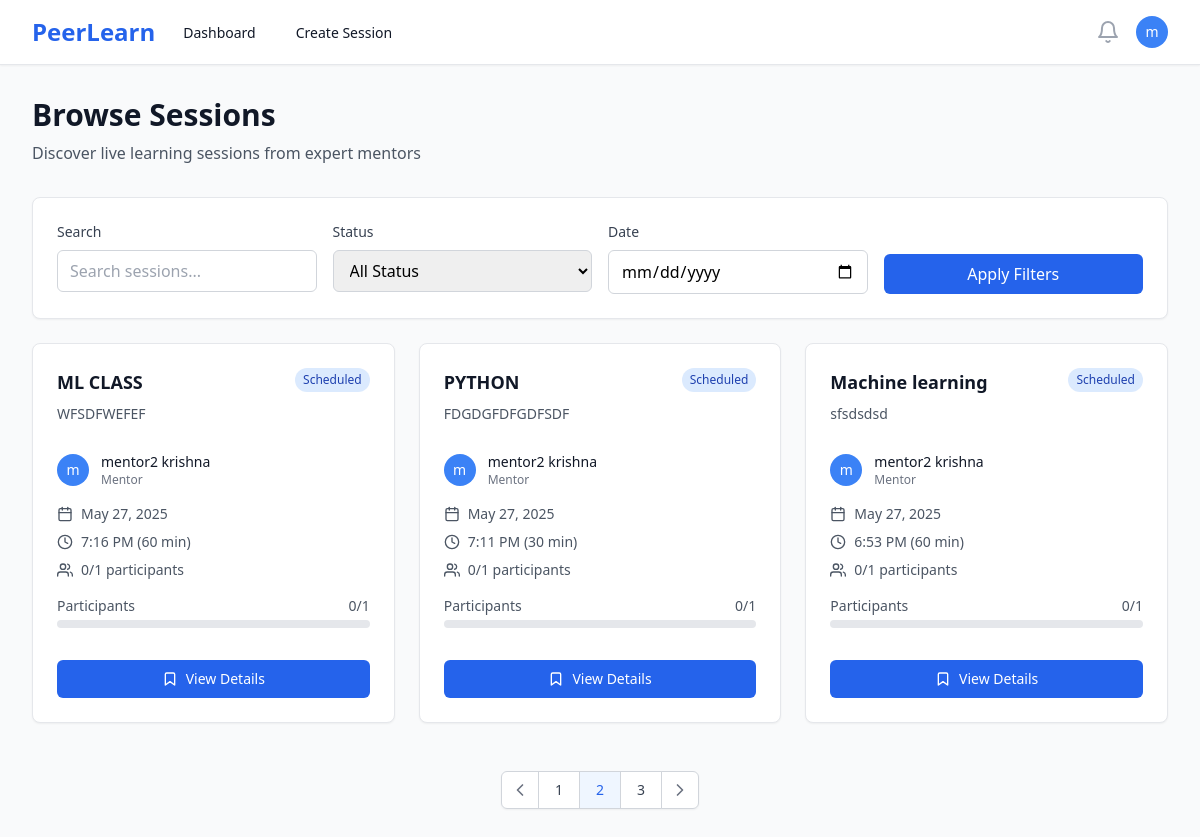
The app's page /sessions/ (signed in), older data.
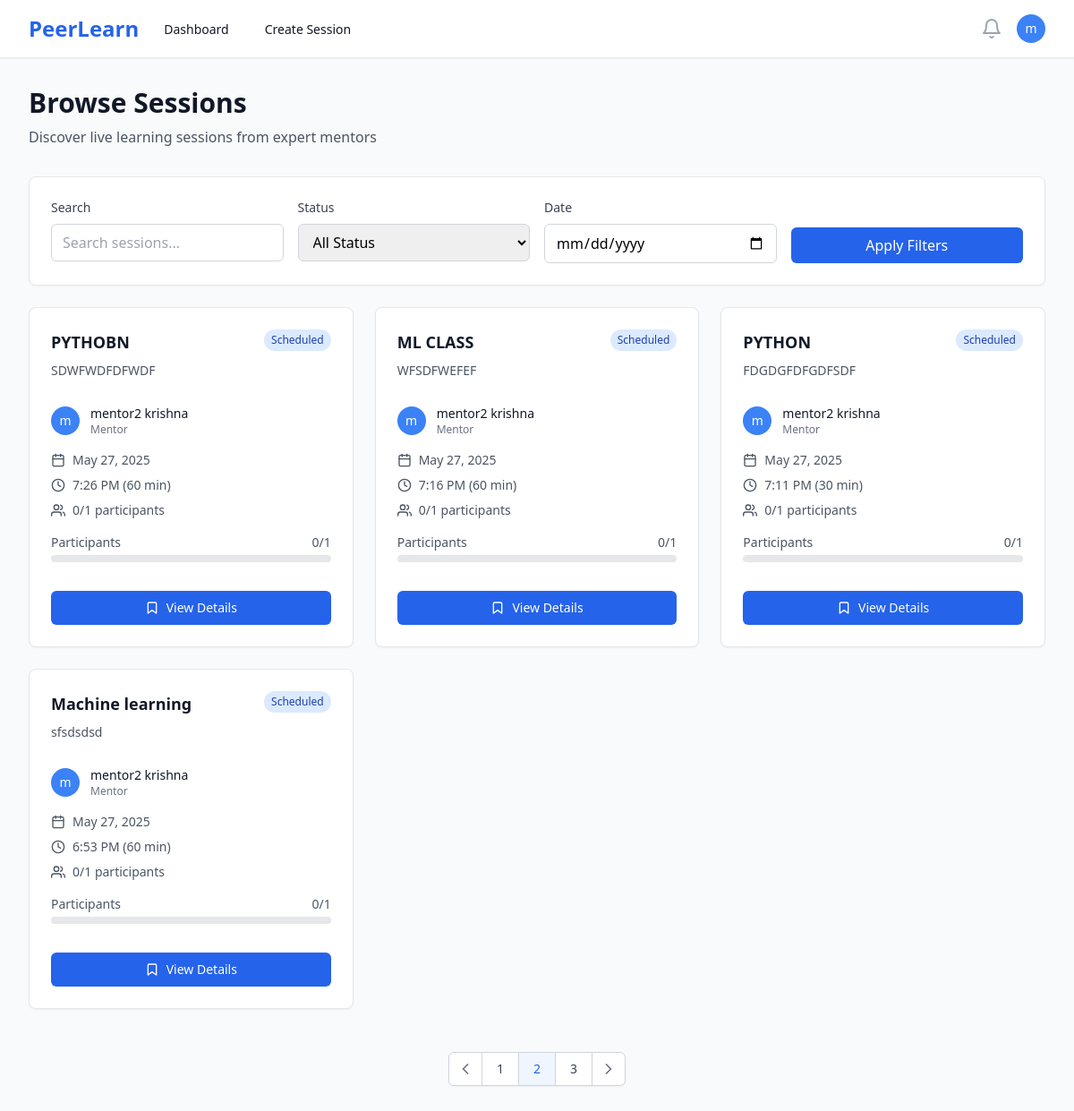
The same page, newer data.
### users/models.py (models this page shows, shortened)
class User(AbstractUser):
    ROLE_CHOICES = [
        ('mentor', 'Mentor'),
        ('learner', 'Learner'),
    ]
    id = models.UUIDField(primary_key=True, default=uuid.uuid4, editable=False)
    role = models.CharField(max_length=10, choices=ROLE_CHOICES, default='learner')
    bio = models.TextField(blank=True, null=True)
    skills = models.CharField(max_length=500, blank=True, help_text="Comma-separated skills for recommendation matching")
    interests = models.CharField(max_length=500, blank=True, help_text="Learning interests for AI recommendations")
    domain = models.CharField(max_length=100, blank=True, help_text="Learning domain/field")
    expertise = models.CharField(max_length=100, blank=True, help_text="Primary domain/area of expertise")
    career_goals = models.TextField(blank=True, help_text="Career aspirations for AI guidance")
    profile_image = models.ImageField(upload_to='profiles/', blank=True, null=True)
    created_at = models.DateTimeField(auto_now_add=True)
    location = models.CharField(max_length=100, blank=True)
    website = models.URLField(blank=True)
    social_links = models.JSONField(default=dict, blank=True)  # Store LinkedIn, Twitter, etc.
    is_verified = models.BooleanField(default=False)
    privacy_settings = models.JSONField(default=dict, blank=True)  # Profile visibility settings
    updated_at = models.DateTimeField(auto_now=True)
    @property
    def is_mentor(self):
        return self.role == 'mentor'

### sessions/models.py (models this page shows, shortened)
class Session(models.Model):
    STATUS_CHOICES = [
        ('draft', 'Draft'),
        ('scheduled', 'Scheduled'),
        ('live', 'Live'),
        ('completed', 'Completed'),
        ('cancelled', 'Cancelled'),
    ]
    CATEGORY_CHOICES = [
        ('programming', 'Programming & Development'),
        ('data-science', 'Data Science & Analytics'),
        ('web-development', 'Web Development'),
        ('mobile-development', 'Mobile Development'),
        ('ai-ml', 'AI & Machine Learning'),
        ('design', 'UI/UX Design'),
        ('business', 'Business & Marketing'),
        ('language', 'Language Learning'),
        ('music', 'Music & Arts'),
        ('fitness', 'Health & Fitness'),
        ('other', 'Other'),
    ]
    id = models.UUIDField(primary_key=True, default=uuid.uuid4, editable=False)
    mentor = models.ForeignKey(User, on_delete=models.CASCADE, related_name='mentor_sessions')
    title = models.CharField(max_length=200)
    description = models.TextField()
    thumbnail = models.ImageField(upload_to='session_thumbnails/', blank=True, null=True, help_text="Session cover image")
    category = models.CharField(max_length=50, choices=CATEGORY_CHOICES, blank=True, help_text="Session category for recommendations")
    skills = models.TextField(blank=True, help_text="Comma-separated skills for ML matching")
    price = models.DecimalField(max_digits=8, decimal_places=2, null=True, blank=True, help_text="Price in INR, null for free sessions")
    schedule = models.DateTimeField()
    duration = models.IntegerField(help_text="Duration in minutes")
    max_participants = models.IntegerField(default=10)
    status = models.CharField(max_length=20, choices=STATUS_CHOICES, default='draft')
    created_at = models.DateTimeField(auto_now_add=True)
    updated_at = models.DateTimeField(auto_now=True)
    class Meta:
        ordering = ['-schedule']
    @property
    def current_participants(self):
        return self.bookings.filter(status='confirmed').count()
    @property
    def is_full(self):
        return self.current_participants >= self.max_participants

### sessions/views.py (the view)
# urls.py: path('', views.session_list, name='session_list'),
@login_required
def session_list(request):
    sessions = Session.objects.filter(
        status='scheduled',
        schedule__gt=timezone.now()
    ).select_related('mentor')
    return render(request, 'sessions/list.html', {'sessions': sessions})

### templates/sessions/list.html (shortened to what this page needs)
{% extends 'base.html' %}
{% block content %}
<div class="max-w-7xl mx-auto px-4 sm:px-6 lg:px-8 py-8">
    <div class="mb-8">
        <h1 class="text-3xl font-bold text-gray-900">Browse Sessions</h1>
        <p class="mt-2 text-gray-600">Discover live learning sessions from expert mentors</p>
    </div>
    <div class="bg-white rounded-lg shadow-sm border border-gray-200 p-6 mb-6">
        <div class="grid grid-cols-1 md:grid-cols-4 gap-4">
            <div>
                <label class="block text-sm font-medium text-gray-700 mb-2">Search</label>
                <input type="text"
                       placeholder="Search sessions..."
                       class="w-full px-3 py-2 border border-gray-300 rounded-md focus:ring-blue-500 focus:border-blue-500">
            </div>
            <div>
                <label class="block text-sm font-medium text-gray-700 mb-2">Status</label>
                <select class="w-full px-3 py-2 border border-gray-300 rounded-md focus:ring-blue-500 focus:border-blue-500">
                    <option value="">All Status</option>
                </select>
            </div>
            <div>
                <label class="block text-sm font-medium text-gray-700 mb-2">Date</label>
                <input type="date"
                       class="w-full px-3 py-2 border border-gray-300 rounded-md focus:ring-blue-500 focus:border-blue-500">
            </div>
            <div class="flex items-end">
                <button class="w-full px-4 py-2 bg-blue-600 text-white rounded-md hover:bg-blue-700 focus:outline-none focus:ring-2 focus:ring-offset-2 focus:ring-blue-500">
                    Apply Filters
                </button>
            </div>
        </div>
    </div>
    {% if sessions %}
    <div class="grid grid-cols-1 md:grid-cols-2 lg:grid-cols-3 gap-6">
        {% for session in sessions %}
        <div class="bg-white rounded-lg shadow-sm border border-gray-200 hover:shadow-md transition-shadow">
            <div class="p-6">
                <div class="flex items-start justify-between mb-4">
                    <div class="flex-1">
                        <h3 class="text-lg font-semibold text-gray-900 mb-2">
                            <a href="{% url 'session_detail' session.id %}" class="hover:text-blue-600">
                                {{ session.title }}
                            </a>
                        </h3>
                        <p class="text-sm text-gray-600 mb-3">{{ session.description|truncatewords:15 }}</p>
                    </div>
                    <span class="px-2 py-1 text-xs font-medium rounded-full flex-shrink-0
                                {% if session.status == 'scheduled' %}bg-blue-100 text-blue-800
                                {% elif session.status == 'live' %}bg-green-100 text-green-800
                                {% elif session.status == 'completed' %}bg-gray-100 text-gray-800
                                {% elif session.status == 'cancelled' %}bg-red-100 text-red-800
                                {% else %}bg-yellow-100 text-yellow-800{% endif %}">
                        {{ session.status|title }}
                    </span>
                </div>
                <div class="flex items-center mb-4">
                    {% if session.mentor.profile_image %}
                        <img class="h-8 w-8 rounded-full" src="{{ session.mentor.profile_image.url }}" alt="">
                    {% else %}
                        <div class="h-8 w-8 rounded-full bg-blue-500 flex items-center justify-center">
                            <span class="text-white text-sm font-medium">{{ session.mentor.first_name|first|default:session.mentor.username|first }}</span>
                        </div>
                    {% endif %}
                    <div class="ml-3">
                        <p class="text-sm font-medium text-gray-900">{{ session.mentor.get_full_name|default:session.mentor.username }}</p>
                        <p class="text-xs text-gray-500">Mentor</p>
                    </div>
                </div>
                <div class="space-y-2 text-sm text-gray-600 mb-4">
                    <div class="flex items-center">
                        <i data-feather="calendar" class="h-4 w-4 mr-2"></i>
                        {{ session.schedule|date:"M j, Y" }}
                    </div>
                    <div class="flex items-center">
                        <i data-feather="clock" class="h-4 w-4 mr-2"></i>
                        {{ session.schedule|time:"g:i A" }} ({{ session.duration }} min)
                    </div>
                    <div class="flex items-center">
                        <i data-feather="users" class="h-4 w-4 mr-2"></i>
                        {{ session.current_participants }}/{{ session.max_participants }} participants
                    </div>
                </div>
                <div class="mb-4">
                    <div class="flex justify-between text-sm text-gray-600 mb-1">
                        <span>Participants</span>
                        <span>{{ session.current_participants }}/{{ session.max_participants }}</span>
                    </div>
                    <div class="w-full bg-gray-200 rounded-full h-2">
                    </div>
                </div>
                <div class="pt-4">
                    {% if user.is_authenticated %}
                        {% if session.status == 'live' %}
                            <a href="{% url 'session_detail' session.id %}"
                               class="w-full inline-flex items-center justify-center px-4 py-2 border border-transparent text-sm font-medium rounded-md text-white bg-green-600 hover:bg-green-700">
                                <i data-feather="video" class="h-4 w-4 mr-2"></i>
                                Join Live Session
                            </a>
                        {% elif session.status == 'scheduled' %}
                            {% if session.is_full %}
                                <button disabled
                                        class="w-full inline-flex items-center justify-center px-4 py-2 border border-gray-300 text-sm font-medium rounded-md text-gray-500 bg-gray-100 cursor-not-allowed">
                                    <i data-feather="users" class="h-4 w-4 mr-2"></i>
                                    Session Full
                                </button>
                            {% else %}
                                <a href="{% url 'session_detail' session.id %}"
                                   class="w-full inline-flex items-center justify-center px-4 py-2 border border-transparent text-sm font-medium rounded-md text-white bg-blue-600 hover:bg-blue-700">
                                    <i data-feather="bookmark" class="h-4 w-4 mr-2"></i>
                                    View Details
                                </a>
                            {% endif %}
                        {% else %}
                            <a href="{% url 'session_detail' session.id %}"
                               class="w-full inline-flex items-center justify-center px-4 py-2 border border-gray-300 text-sm font-medium rounded-md text-gray-700 bg-white hover:bg-gray-50">
                                <i data-feather="eye" class="h-4 w-4 mr-2"></i>
                                View Details
                            </a>
                        {% endif %}
                    {% else %}
                        <a href="{% url 'login' %}"
                           class="w-full inline-flex items-center justify-center px-4 py-2 border border-transparent text-sm font-medium rounded-md text-white bg-blue-600 hover:bg-blue-700">
                            Login to Book
                        </a>
                    {% endif %}
                </div>
            </div>
        </div>
        {% endfor %}
    </div>
    <div class="mt-12 flex justify-center">
        <nav class="relative z-0 inline-flex rounded-md shadow-sm -space-x-px" aria-label="Pagination">
            <a href="#" class="relative inline-flex items-center px-2 py-2 rounded-l-md border border-gray-300 bg-white text-sm font-medium text-gray-500 hover:bg-gray-50">
                <i data-feather="chevron-left" class="h-5 w-5"></i>
            </a>
            <a href="#" class="relative inline-flex items-center px-4 py-2 border border-gray-300 bg-white text-sm font-medium text-gray-700 hover:bg-gray-50">
                1
            </a>
            <a href="#" class="relative inline-flex items-center px-4 py-2 border border-gray-300 bg-blue-50 text-sm font-medium text-blue-600">
                2
            </a>
            <a href="#" class="relative inline-flex items-center px-4 py-2 border border-gray-300 bg-white text-sm font-medium text-gray-700 hover:bg-gray-50">
                3
            </a>
            <a href="#" class="relative inline-flex items-center px-2 py-2 rounded-r-md border border-gray-300 bg-white text-sm font-medium text-gray-500 hover:bg-gray-50">
                <i data-feather="chevron-right" class="h-5 w-5"></i>
            </a>
        </nav>
    </div>
    {% endif %}
</div>
{% endblock %}

### templates/base.html (shortened to what this page needs)
<!DOCTYPE html>
<html lang="en" class="h-full bg-gray-50">
<head>
    <script src="https://cdn.tailwindcss.com"></script>
</head>
<body class="h-full">
    {% if user.is_authenticated %}
    <nav class="bg-white shadow-sm border-b border-gray-200" x-data="{ mobileMenuOpen: false }">
        <div class="max-w-7xl mx-auto px-4 sm:px-6 lg:px-8">
            <div class="flex justify-between h-16">
                <div class="flex">
                    <div class="flex-shrink-0 flex items-center">
                        <a href="{% url 'landing' %}" class="text-2xl font-bold text-blue-600">PeerLearn</a>
                    </div>
                    <div class="hidden sm:ml-6 sm:flex sm:space-x-8">
                        {% if user.is_mentor %}
                            <a href="{% url 'mentor_dashboard' %}" class="border-transparent text-gray-900 hover:text-blue-600 inline-flex items-center px-1 pt-1 border-b-2 text-sm font-medium">
                                Dashboard
                            </a>
                            <a href="{% url 'create_session' %}" class="border-transparent text-gray-900 hover:text-blue-600 inline-flex items-center px-1 pt-1 border-b-2 text-sm font-medium">
                                Create Session
                            </a>
                        {% endif %}
                    </div>
                </div>
                <div class="hidden sm:ml-6 sm:flex sm:items-center">
                    <button type="button" class="bg-white p-1 rounded-full text-gray-400 hover:text-gray-500 focus:outline-none focus:ring-2 focus:ring-offset-2 focus:ring-blue-500">
                        <i data-feather="bell" class="h-6 w-6"></i>
                    </button>
                    <div class="ml-3 relative" x-data="{ open: false }">
                        <div>
                            <button @click="open = !open" type="button" class="bg-white rounded-full flex text-sm focus:outline-none focus:ring-2 focus:ring-offset-2 focus:ring-blue-500" id="user-menu-button">
                                <div class="h-8 w-8 rounded-full bg-blue-500 flex items-center justify-center">
                                    <span class="text-white text-sm font-medium">{{ user.first_name|first|default:user.username|first }}</span>
                                </div>
                            </button>
                        </div>
                    </div>
                </div>
            </div>
        </div>
    </nav>
    {% endif %}
    <main class="{% if user.is_authenticated %}pt-0{% else %}pt-0{% endif %}">
        {% block content %}{% endblock %}
    </main>
</body>
</html>

Row changes from the older to the newer data that the page shows:
added Session: title "PYTHOBN", description "SDWFWDFDFWDF", status "Scheduled", mentor.first_name|first "m", mentor.get_full_name "mentor2 krishna", schedule "May 27, 2025", schedule "7:26 PM", duration "60", current_participants "0", max_participants "1", shows "View Details"
